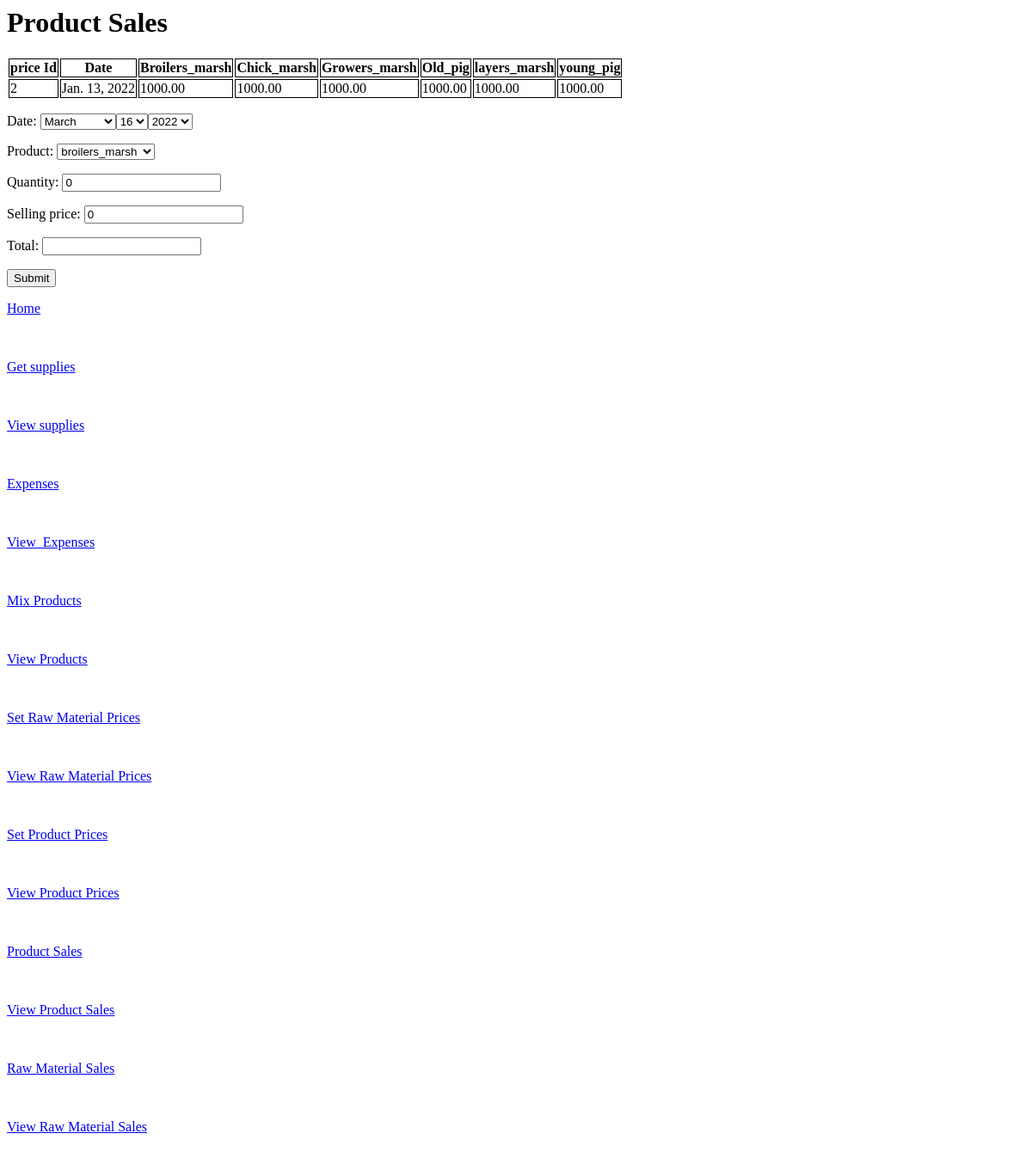
Page /do_product_sales/ on the earlier database version.
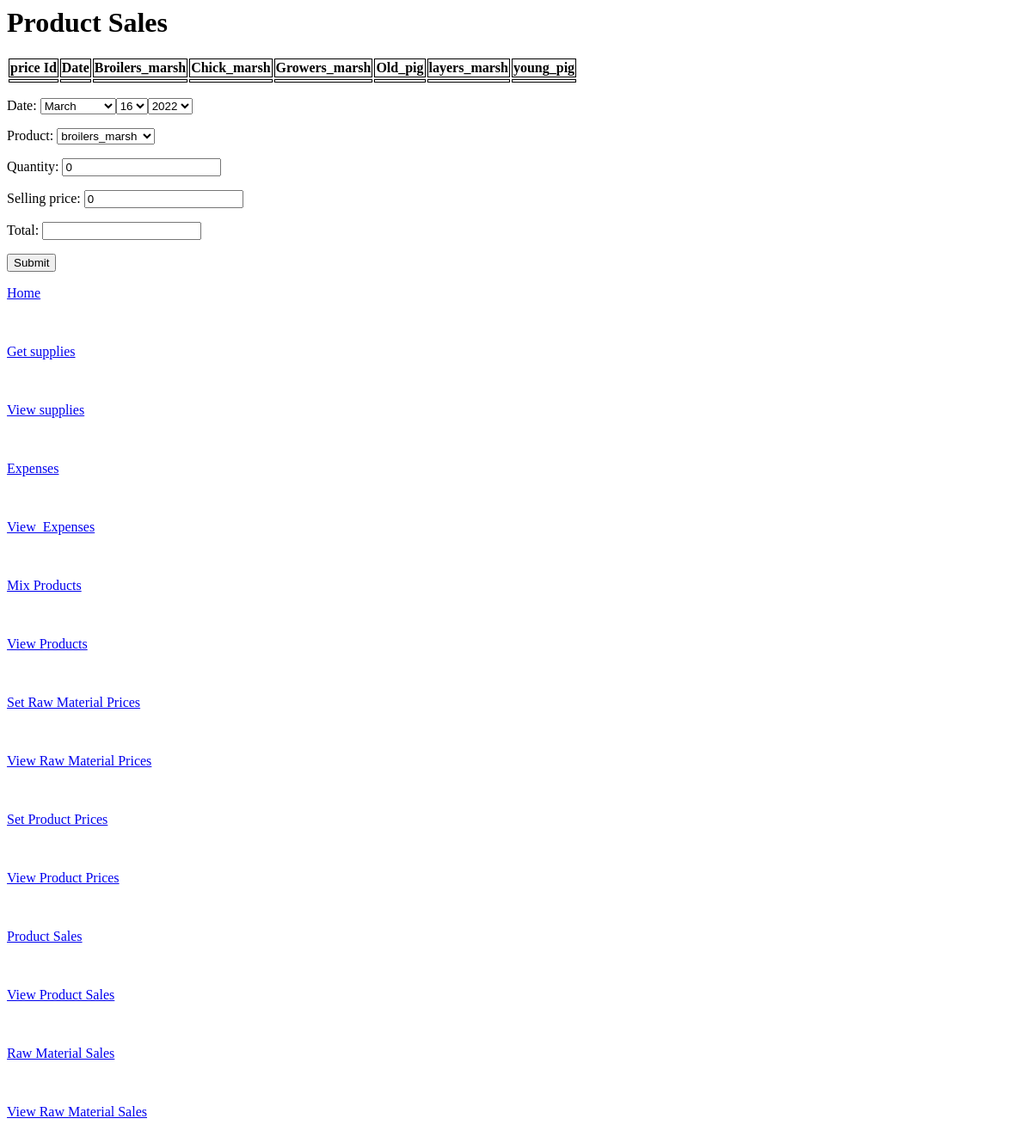
Same page on the later database version.
### feedwork/models.py (models this page shows, shortened)
class ProductPrices(models.Model):
	date = models.DateField()
	broilers_marsh = models.DecimalField(max_digits=10, decimal_places=2 , default=0.0)
	chick_marsh = models.DecimalField(max_digits=10, decimal_places=2 , default=0.0)
	old_pig = models.DecimalField(max_digits=10, decimal_places=2 , default=0.0)
	growers_marsh = models.DecimalField(max_digits=10, decimal_places=2 , default=0.0)
	layers_marsh = models.DecimalField(max_digits=10, decimal_places=2 , default=0.0)
	young_pig = models.DecimalField(max_digits=10, decimal_places=2 , default=0.0)

### feedwork/views.py (the view, shortened to what this page needs)
# urls.py: path('do_product_sales/',views.doing_product_sales, name = 'product_sales'),
def doing_product_sales(request):
    start_date = request.GET.get('start_date')
    end_date = request.GET.get('end_date')
    p_q = ProductQuantities.objects.filter(date__range=[start_date, end_date])
    l_p_q = ProductQuantities.objects.last()
    l_p_p = ProductPrices.objects.last()
    context = {}
    form = ProductSalesForm(request.POST or None)
    context['form'] = form
    context['p_q'] = p_q
    context['l_p_q'] = l_p_q
    context['l_p_p'] = l_p_p
    return render(request, "do_product_sales.html", context)

### feedwork/forms.py
class ProductSalesForm(forms.ModelForm):
	YEARS= [x for x in range(2000,2030)]
	date = forms.DateField(label='Date', widget=forms.SelectDateWidget(years=YEARS),initial=timezone.now())
	product = forms.ChoiceField(choices = PRODUCT_CHOICES)
	quantity = forms.IntegerField(initial = 0)
	selling_price = forms.IntegerField(initial = 0)
	total = forms.DecimalField(
        widget=calculation.FormulaInput('quantity*selling_price') # <- using single math expression
    )
	class Meta:
		model = ProductSales
		fields = ["date","product","quantity","selling_price","total"]

### feedwork/templates/feedwork/do_product_sales.html (shortened to what this page needs)
<html>
<head>
</head>
<body>
    <h1>Product Sales</h1>
     <table style="border:1px">
                    <ul>
                    <tr>
                        <th>price Id</th>
                        <th>Date</th>
                        <th>Broilers_marsh</th>
                        <th>Chick_marsh</th>
                        <th>Growers_marsh</th>
                        <th>Old_pig</th>
                        <th>layers_marsh</th>
                        <th>young_pig</th>
                    </tr>
                    <tr>
                        <td>{{ l_p_p.id}} </td>
                        <td>{{ l_p_p.date }} </td>
                        <td>{{ l_p_p.broilers_marsh }}</td>
                        <td>{{ l_p_p.chick_marsh }}</td>
                        <td>{{ l_p_p.growers_marsh }}</td>
                        <td>{{ l_p_p.old_pig }}</td>
                        <td>{{ l_p_p.layers_marsh }}</td>
                        <td>{{ l_p_p.young_pig }} </td>
                    </tr>
                </table>
<form method="post">
    {{ form.as_p }}
    <input type="submit" value="Submit">
</form>
</body>
            <div>
                <a href="{% url 'index' %}"><p>Home</p></a><br/>
     <a href="{% url 'get_supply' %}"><p>Get supplies</p></a><br/>
     <a href="{% url 'view_supply' %}"><p>View supplies</p></a><br/>
         <a href="{% url 'expenses' %}"><p>Expenses</p></a><br/>
             <a href="{% url 'view_expenses' %}"><p>View_Expenses</p></a><br/>
     <a href="{% url 'create_product' %}"><p>Mix Products</p></a><br/>
     <a href="{% url 'view_product' %}"><p>View Products</p></a><br/>
     <a href="{% url 'raw_material_prices' %}"><p>Set Raw Material Prices</p></a><br/>
     <a href="{% url 'view_raw_material_prices' %}"><p>View Raw Material Prices</p></a><br/>
     <a href="{% url 'create_product_prices' %}"><p>Set  Product Prices</p></a><br/>
     <a href="{% url 'view_product_prices' %}"><p>View Product Prices</p></a><br/>
     <a href="{% url 'product_sales' %}"><p>Product Sales</p></a><br/>
          <a href="{% url 'view_product_sales' %}"><p>View Product Sales</p><br/>
        <a href="{% url 'raw_material_sales' %}"><p>Raw Material Sales</p></a><br/>
        <a href="{% url 'view_raw_material_sales' %}"><p>View Raw Material Sales</p></a><br/>
    </div>
</html>

Differences in the rows shown:
removed ProductPrices: id "2", date "Jan. 13, 2022", broilers_marsh "1000.00", chick_marsh "1000.00", growers_marsh "1000.00", old_pig "1000.00", layers_marsh "1000.00", young_pig "1000.00"
